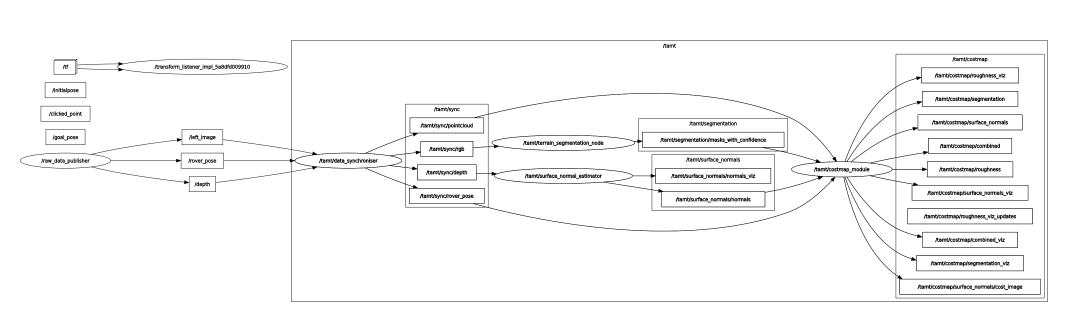
#> input picture images/image.png, 3211 x 956 px (shown at 1/3 size)
$ python texture_editing.py ../images/image.png
#> lines starting #> are read from the running program, lines starting #| are printed output that depends on the picture
#> in main, img is the input picture: PIL image 3211x956 RGBA; mean R, G, B, A 247.3, 247.3, 247.3, 255
import sys, os
import numpy as np
from PIL import Image

def tint_rgba(img_rgba,
              rgb_scale=(1.20, 0.93, 0.90),       # subtle warm shift
              blend_rgb=(0.502, 0.478, 0.290),    # ~ (128,122,74) RGB colours
              #blend_rgb=(0.71, 0.32, 0.22),       # ~ #b55239 Mars red
              blend_alpha=0.40):                  # 0..1 strength
#> called with rgb_scale = (1.2, 0.93, 0.9), blend_rgb = (0.502, 0.478, 0.29), blend_alpha = 0.4
    arr = np.asarray(img_rgba).astype(np.float32)  # HxWx4 RGBA
    rgb = arr[..., :3] / 255.0
    a   = arr[..., 3:4] / 255.0
#> a: shape (956, 3211, 1) float32; every value is 1

    # 1) per-channel multiply
    rgb = np.clip(rgb * np.array(rgb_scale, dtype=np.float32), 0, 1)
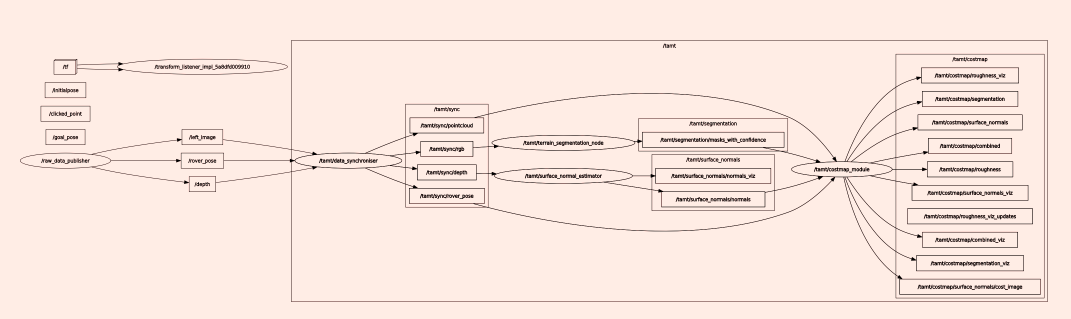
#> rgb: shape (956, 3211, 3) float32 (shown at 1/3 size); mean R, G, B 0.972, 0.898, 0.879

    # 2) blend toward Mars red
    if blend_rgb is not None and blend_alpha > 0:
        target = np.array(blend_rgb, dtype=np.float32)
        rgb = np.clip((1 - blend_alpha) * rgb + blend_alpha * target, 0, 1)
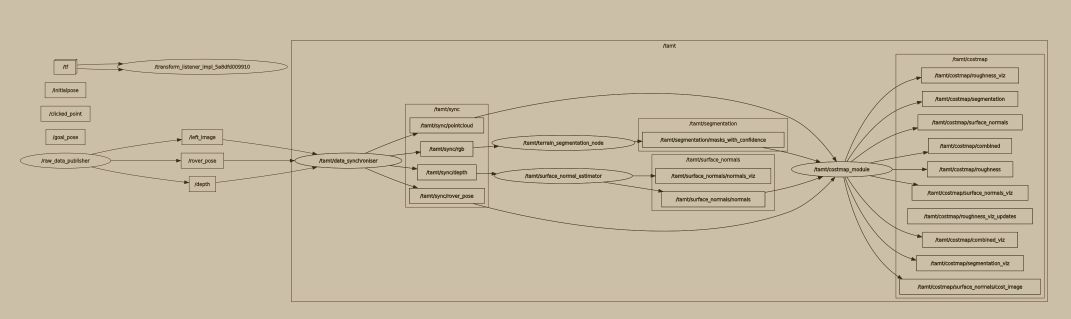
#> rgb: shape (956, 3211, 3) float32 (shown at 1/3 size); mean R, G, B 0.761, 0.734, 0.618

    out = np.concatenate([(rgb * 255).round().astype(np.uint8),
                          (a   * 255).round().astype(np.uint8)], axis=-1)
    return Image.fromarray(out, mode="RGBA")

def save_side_by_side(before_rgb, after_rgb, out_path):
#> called with out_path = '../images/image_mars_comparison.png'
    w = min(before_rgb.width, after_rgb.width)
#> w = 3211
    h = min(before_rgb.height, after_rgb.height)
#> h = 956
    before_rgb = before_rgb.resize((w, h), Image.LANCZOS)
    after_rgb  = after_rgb.resize((w, h), Image.LANCZOS)
    canvas = Image.new("RGB", (w*2, h), (0,0,0))
#> canvas: PIL image 6422x956 RGB; every value is 0
    canvas.paste(before_rgb, (0, 0))
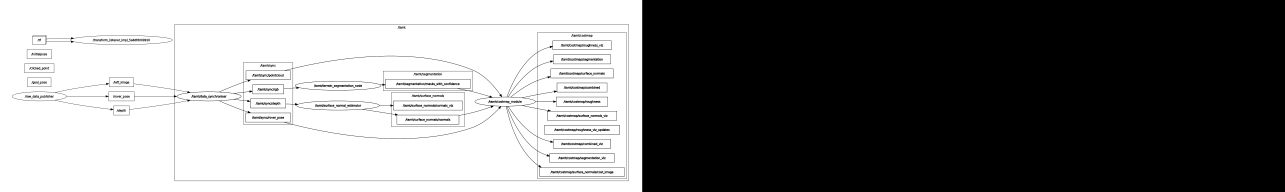
#> canvas: PIL image 6422x956 RGB (shown at 1/5 size); min 0, max 255, mean 123.7
    canvas.paste(after_rgb, (w, 0))
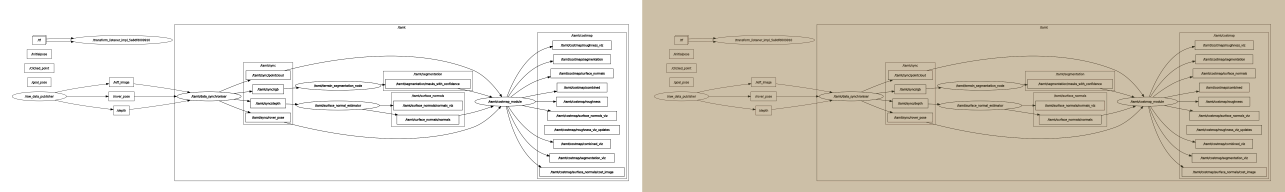
#> canvas: PIL image 6422x956 RGB (shown at 1/5 size); mean R, G, B 223.6, 217, 205.1
    canvas.save(out_path)

def main():
    if len(sys.argv) < 2:
        print("Usage: python mars_tint_min.py <image.png|jpg>")
        sys.exit(1)
    in_path = sys.argv[1]
    if not os.path.isfile(in_path):
        print(f"File not found: {in_path}")
        sys.exit(1)

    img = Image.open(in_path).convert("RGBA")
    out_img = tint_rgba(img)

    root, _ = os.path.splitext(in_path)
    out_png = root + "_yellow.png"
    out_img.save(out_png)
    print(f"Saved tinted → {out_png}")

    cmp_png = root + "_mars_comparison.png"
    save_side_by_side(img.convert("RGB"), out_img.convert("RGB"), cmp_png)
    print(f"Saved comparison → {cmp_png}")

if __name__ == "__main__":
    main()
